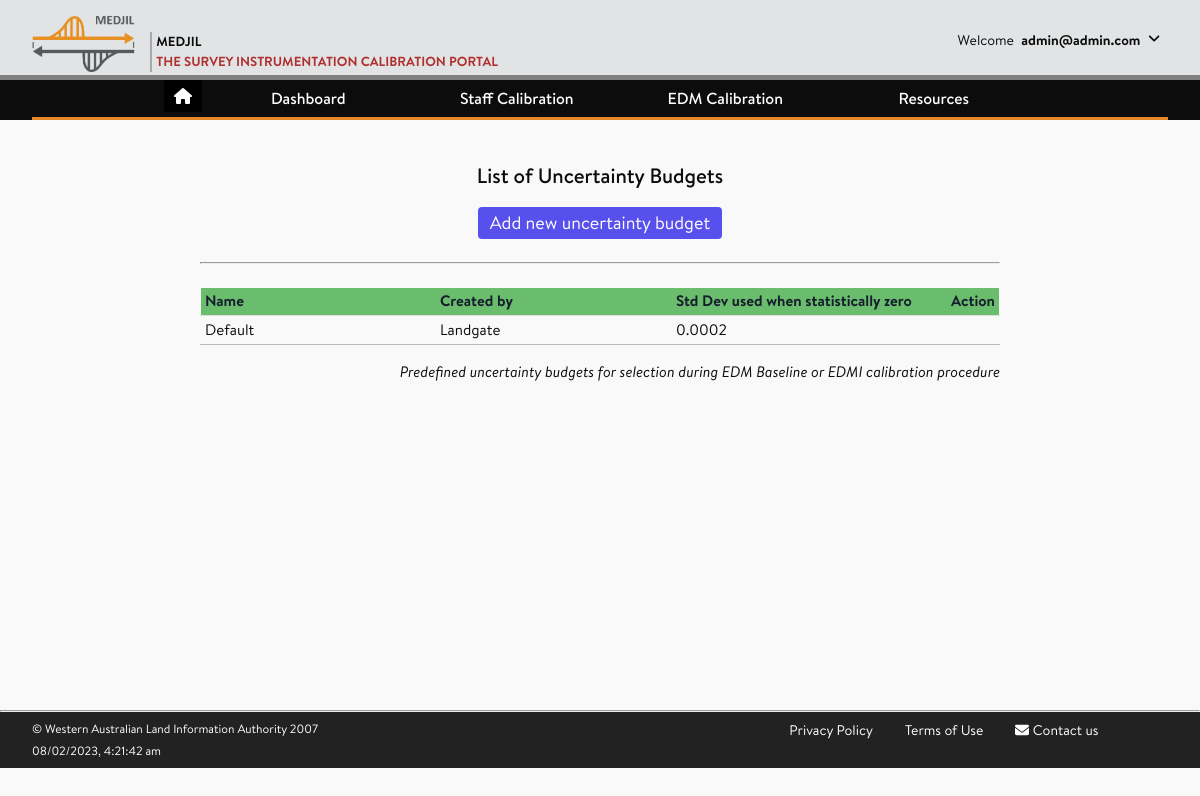
Before: /baseline_calibration/uc_budgets/ (signed in) with the older database file.
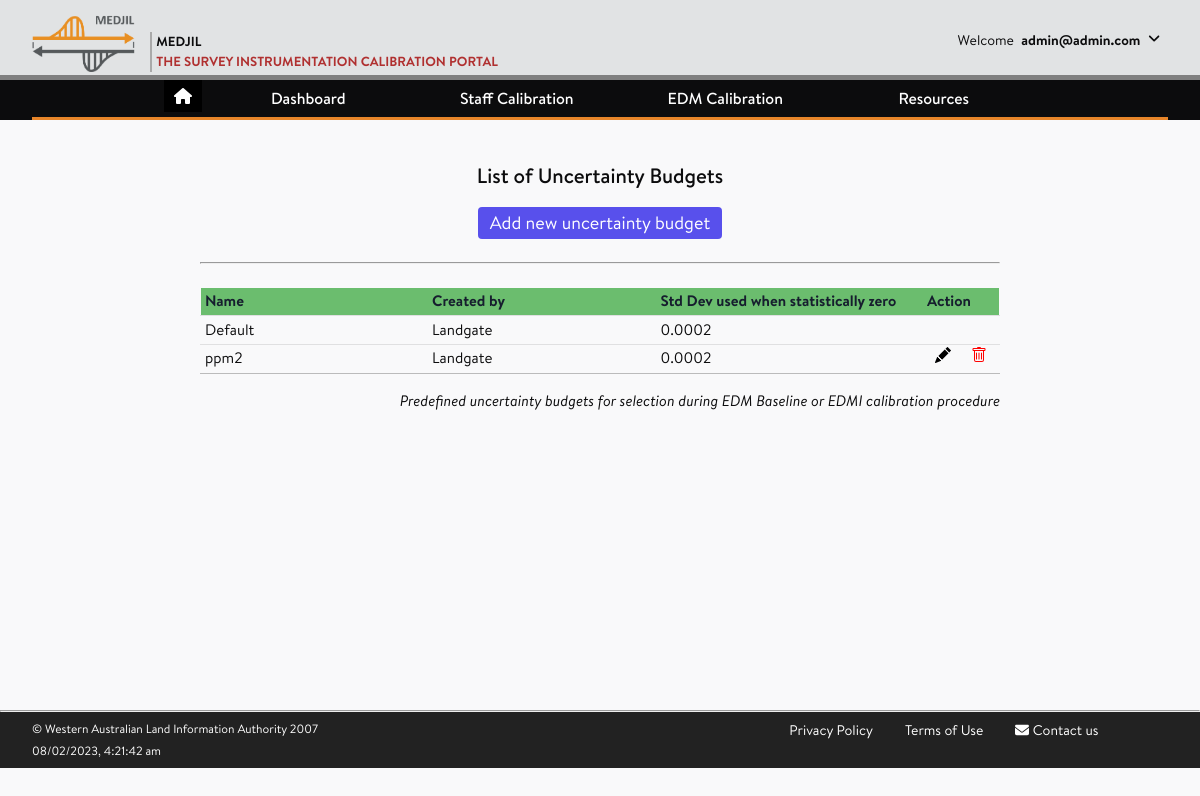
After: the same page with the newer database file.
### baseline_calibration/models.py (models this page shows, shortened)
class Uncertainty_Budget(models.Model):
    name = models.CharField(max_length=30, unique= False)
    company = models.ForeignKey(Company, on_delete = models.PROTECT, null=False)
    std_dev_of_zero_adjustment = models.DecimalField(max_digits=5, decimal_places=4,
                 validators = [MinValueValidator(0.00005)],
                 help_text="Standard deviation applied to set of observations when all"
                           " measured distances in set of observations are the same. (m)")
    class Meta:
        ordering = ['name']
        unique_together = ('name','company')

### accounts/models.py (models this page shows)
class Company(models.Model):
    company_name = models.CharField(max_length=200, unique=True)
    company_abbrev = models.CharField(max_length=20)
    class Meta:
        ordering = ['company_name']
    def __str__(self):
        return self.company_name

### baseline_calibration/views.py (the view)
# urls.py: path('uc_budgets/', views.uc_budgets, name = 'uc_budgets'),
@login_required(login_url="/accounts/login")
def uc_budgets(request):
    if request.user.is_staff:
        uc_budget_list = Uncertainty_Budget.objects.all()
    else:
        uc_budget_list = Uncertainty_Budget.objects.filter(
            Q(name = 'Default', company__company_name = 'Landgate')|
            Q(company = request.user.company))
    context = {
        'uc_budget_list': uc_budget_list}
    return render(request, 'baseline_calibration/Uncertainty_budgets_list.html', context)

### baseline_calibration/templates/baseline_calibration/Uncertainty_budgets_list.html (shortened to what this page needs)
{% extends 'base_generic.html' %}
{% load static %}
{% block content %}
<article class="post">
	<div class="flexbox-container_IB">
		<div class="flexbox-item_800_IB">
			<h2 class="text-center">List of Uncertainty Budgets</h2>
			<div class="mt-2 flex justify-center">
				<a href="{% url 'baseline_calibration:uc_budget_create' %}?next={{request.path}}" class="px-3 py-2 border border-transparent text-lg leading-4 rounded text-white bg-indigo-600 hover:bg-indigo-500 focus:outline-none focus:shadow-outline transition duration-150 ease-in-out">
						Add new uncertainty budget
				</a>
			</div>
			<br>
			<hr>
			<br>
			<div class="flexbox-item_800_IB">
				<div class="post-content">
					<div id="uncertainty-budget-list">
						{% if uc_budget_list %}
						<table>
							<tr >
								<th width="30%" class="text-left font-semibold text-base text-gray-900">Name</th>
								<th width="30%" class="text-left font-semibold text-base text-gray-900">Created by</th>
								<th width="35%" class="text-left font-semibold text-base text-gray-900">Std Dev used when statistically zero</th>
								<th width="5%" class="text-left font-semibold text-base text-gray-900">Action</th>
							</tr>
							{% for budget in uc_budget_list %}
								<tr>
									<td>{{ budget.name }}</td>
									<td>{{ budget.company }}</td>
									<td>{{ budget.std_dev_of_zero_adjustment }}</td>
									{% if budget.name == "Default" and budget.company.company_name == "Landgate" %}
										<td></td>
									{% else %}
										<td>
											<span class="flex justify-around items-center text-center">
												<a href="{% url 'baseline_calibration:uc_budget_edit' id=budget.pk %}?next={{request.path}}" class="px-3">
												</a>
												<a href="{% url 'baseline_calibration:uc_budget_delete' id=budget.pk %}" class="px-2" onclick="return confirmation()">
												</a>
											  </span>
										</td>
									{% endif %}
								</tr>
								{% endfor %}
						</table>
						{% else %}
							<p>There are currently no uncertainy budgets!</p>
						{% endif %}
						<div class="flexbox-container_IB">
							<div class="flexbox-item_800_IB flexbox-item-right_IB"><i>Predefined uncertainty budgets for selection during EDM Baseline or EDMI calibration procedure</i>
						</div>
					</div>
				</div>
			</div>
		</div>
	</div>
</article>
{% endblock content %}

Changed rows visible on the page:
added Uncertainty_Budget: name "ppm2", company "Landgate", std_dev_of_zero_adjustment "0.0002"
